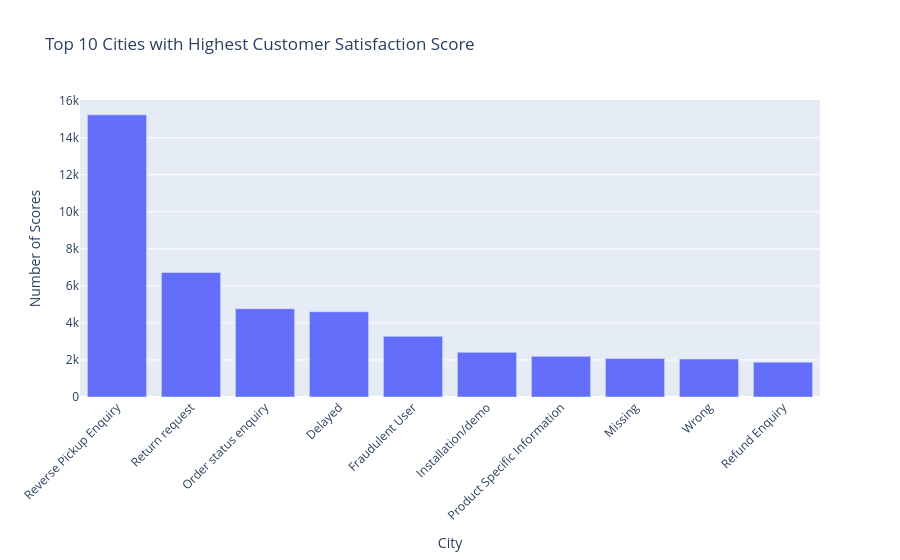

The code cell stored with this chart in its notebook:
### Markdown cell above
#### Chart - 7

### Code cell
# Chart - 7 visualization code

grouped_df = (
    df_best_score.groupby('Sub-category')
    .agg(Count=('CSAT Score', 'size'))
    .sort_values(by='Count', ascending=False)
    .reset_index()
)

# Plot top 10 cities with highest CSAT Score counts
fig = px.bar(
    grouped_df.head(10),
    x='Sub-category',
    y='Count',
    title='Top 10 Cities with Highest Customer Satisfaction Score',
    labels={'Sub-category': 'City', 'Count': 'Number of Scores'}
)

fig.update_layout(
    xaxis_tickangle=-45
)

fig.show()

### Figure 1 — Plotly figure (JSON) as saved in the notebook; plotly's stock layout.template omitted (floating-point values rounded to 4 significant figures)
{"data": [{"hovertemplate": "City=%{x}<br>Number of Scores=%{y}<extra></extra>", "legendgroup": "", "marker": {"color": "#636efa", "pattern": {"shape": ""}}, "name": "", "orientation": "v", "showlegend": false, "textposition": "auto", "type": "bar", "x": ["Reverse Pickup Enquiry", "Return request", "Order status enquiry", "Delayed", "Fraudulent User", "Installation/demo", "Product Specific Information", "Missing", "Wrong", "Refund Enquiry"], "xaxis": "x", "y": [15233, 6718, 4764, 4604, 3279, 2414, 2194, 2077, 2049, 1876], "yaxis": "y"}], "layout": {"barmode": "relative", "legend": {"tracegroupgap": 0}, "title": {"text": "Top 10 Cities with Highest Customer Satisfaction Score"}, "xaxis": {"anchor": "y", "domain": [0, 1], "tickangle": -45, "title": {"text": "City"}}, "yaxis": {"anchor": "x", "domain": [0, 1], "title": {"text": "Number of Scores"}}}}
